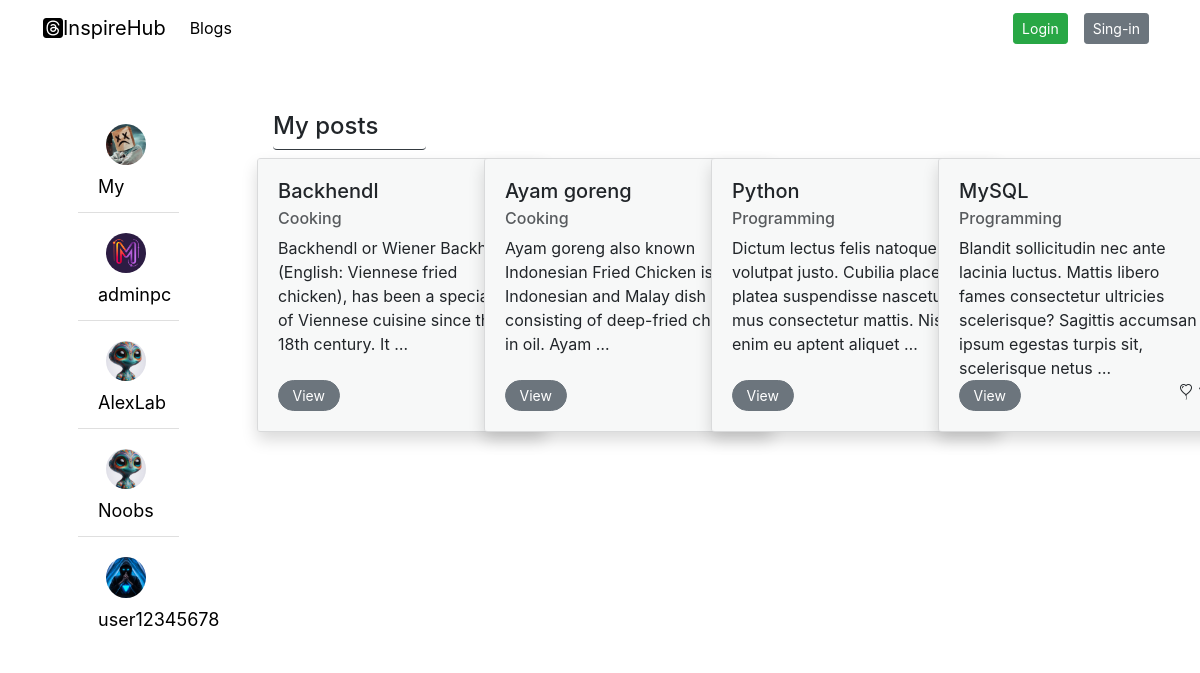
/account/profile/admin123/followers/, run on the app's committed database.
### account/models.py (models this page shows, shortened)
class Profile(models.Model):
    user = models.OneToOneField(settings.AUTH_USER_MODEL, on_delete=models.CASCADE)
    image = models.ImageField(upload_to = 'profile/', null = True, blank = True)
    birthday = models.DateField(blank = True, null = True)

### blogs/models.py (models this page shows, shortened)
class Post(models.Model):
    topic = models.ForeignKey("Topic",
                              verbose_name = "Topics",
                              on_delete = models.CASCADE,
                              related_name = 'post_topic')
    title = models.CharField(max_length = 50)
    slug = models.SlugField(max_length = 50 , blank = True)
    description = models.TextField(blank = True)
    author = models.ForeignKey(User,
                               on_delete = models.CASCADE,
                               related_name = 'creators')
    active = models.BooleanField(default = True)
    like_user = models.ManyToManyField(settings.AUTH_USER_MODEL,blank=True,related_name='post_like')
    total_like = models.PositiveIntegerField(default=0)
    created = models.DateTimeField(auto_now_add = True)
    updated = models.DateTimeField(auto_now = True)
    class Meta:
        ordering = ['-created']
        indexes = [models.Index(fields=['-created'])]
    def get_absolute_url(self):
        return reverse("blogs:post_detail_view_url", kwargs={"post_slug": self.slug,
                                                             "post_id":self.pk})

class Topic(models.Model):
    title = models.CharField(max_length = 50)
    slug = models.SlugField(max_length = 250, blank = True)
    class Meta:
        ordering = ['-id']

### account/views.py (the view)
# urls.py: path('profile/<username>/followers/', views.FollowingDetailView.as_view(), name = 'following_detail_view_url'),
class FollowingDetailView(ListView):
    model = User
    template_name = 'registration/profile/followers-list.html'
    context_object_name = 'follow_post'
    def get_queryset(self):
        queryset = User.objects.select_related('profile','profile__user')\
                                .prefetch_related('followers','following')
        self.user = get_object_or_404(queryset,
                                 username = self.kwargs.get('username'))
        follow_id = self.kwargs.get('follow_id')
        follow_post = self.user.creators.all()
        if follow_id:
            self.follow_user = self.user.following.get(id=follow_id)
            follow_post = self.follow_user.creators.filter(author=self.follow_user)
        else:
            self.follow_user = None
        return follow_post
    def get_context_data(self, **kwargs):
        context = super().get_context_data(**kwargs)
        context['follow_user'] = self.follow_user
        context['user'] = self.user
        return context

### blogs/templatetags/tags.py (called while the page is built)
@register.inclusion_tag('include/followerbar.html')
def follower_tag(user):
    following = user.following.all().select_related('profile').prefetch_related('followers','following')
    return {"following":following, "user":user}

### templates/registration/profile/followers-list.html (shortened to what this page needs)
{% extends "base.html" %}
{% load static %}
{% load tags %}
{% block content %}
<div class="blog-row row gap-0 m-5">
    {% follower_tag user %}
    <div class="col-sm-10 col-md-10">
        <div class="d-flex justify-content-between align-items-center">
            <h4 class='title-post border-bottom border-dark rounded-bottom-1 pe-5 py-2'>
                {% if follow_user %}
                <a href="{% url 'profile_detail_view_url' follow_user.username  %}"
                        class='text-decoration-none text-dark'>
                        {{ follow_user.username }}
                </a>
                {% else %}
                My
                {% endif %}
                posts
            </h4>
        </div>
        <div class="row row-cols-2 row-cols-lg-5 gap-4 gap-lg-5" id='post-list'>
            {% include "registration/include/posts.html" with follow_post=follow_post%}
        </div>
    </div>
</div>
{% endblock content %}

### templates/base.html (shortened to what this page needs)
{% load bootstrap4%}
{% load static %}
<!DOCTYPE html>
<html lang="en">
<head>
    <link rel="stylesheet" href="{% static "style/style.css" %}">
    <link rel="stylesheet" href="https://cdn.jsdelivr.net/npm/bootstrap-icons@1.11.3/font/bootstrap-icons.min.css">
    <link href="https://cdn.jsdelivr.net/npm/bootstrap@5.3.3/dist/css/bootstrap.min.css" rel="stylesheet">
    {% bootstrap_css %}
</head>
<body>
    {% include "include/navbar.html" %}
    <main class='container-fluid'>
        {% block content %}
        {% endblock content %}
    </main>
</body>
</html>

### templates/include/navbar.html (shortened to what this page needs)
{% load tags%}
<header class="container-xxl">
    <nav class="navbar navbar-expand-lg bg-body-light">
        <div class="container-fluid">
          <a class="navbar-brand" href="{% url 'dashboard_list_view_url'%}"><i class="bi bi-threads-fill"></i>InspireHub</a>
          <div class="collapse navbar-collapse" id="navbarSupportedContent">
            <ul class="navbar-nav me-auto mb-2 mb-lg-0">
              <li class="nav-item">
                <a class="nav-link active" aria-current="page" href="{% url 'blogs:post_list_view_url'%}">Blogs</a>
              </li>
            </ul>
            {% if request.user.is_authenticated %}
            <img src="{% if request.user.profile.image%} {{ request.user.profile.image.url }}{% else %}/media/profile/image-1.png{% endif %}" class="rounded-circle m-2" width='40px'>
            <div class="dropdown-center">
              <button class="text-decoration-none border-0 bg-white dropdown-toggle" type="button" data-bs-toggle="dropdown" aria-expanded="false">
                {{ request.user.username|default:request.user.get_full_name}}
              </button>
              <ul class="dropdown-menu">
                <li><a class="dropdown-item" href="{% url 'profile_detail_view_url' request.user%}"><i class="bi bi-person-lines-fill me-3"></i>Profile</a></li>
                <li><a class="dropdown-item" href="{% url 'following_detail_view_url' request.user%}"><i class="bi bi-subtract me-3"></i>Followers</a></li>
                <li>
                  <form class="dropdown-item" action="{% url 'logout'%}" method="POST">
                    {% csrf_token %}
                    <button type='submit' class='bg-light border-0'>
                      <i class="bi bi-box-arrow-in-left me-3"></i>
                      Logout
                    </button>
                  </form>
                </li>
              </ul>
            </div>
            {% else %}
              <a href="{% url 'login'%}" class='btn btn-success btn-sm mx-2'>Login</a>
              <a href="{% url 'register_user_url'%}" class='btn btn-secondary btn-sm mx-2'>Sing-in</a>
            {% endif %}
          </div>
        </div>
      </nav>
</header>

### templates/include/followerbar.html
{% load tags %}
<div class="sitebar-col col-2 col-md-2" style='height:80vh'>
    <ul class="list-group list-group-flush pe-5">
        <li class="list-group-item list-group-item-action">
            <img src="{% if user.profile.image%} {{ user.profile.image.url }}{% else %}/media/profile/image-1.png{% endif %}" class="rounded-circle m-2" width='40px'>
            <a href="{% url 'following_detail_view_url' user.username %}" class="list-link ">My</a>
        </li>
    {% for follow in following %}
        <li class="list-group-item list-group-item-action">
            <img src="{% if follow.profile.image%} {{ follow.profile.image.url }}{% else %}/media/profile/image-1.png{% endif %}" class="rounded-circle m-2" width='40px'>
            <a href="{% url 'following_post_view_url' user.username follow.id %}" class="list-link">{{ follow.username }}</a>
        </li>
    {% endfor %}
    </ul>
</div>

### templates/registration/include/posts.html (shortened to what this page needs)
{% if follow_post %}
{% for post in follow_post %}
    {% with top=post.topic %}
    <div class="col position-relative">
        <div class="card-posts card shadow bg-body-tertiary rounded" >
            <div class="card-body">
                <h5 class="card-title">{{ post.title }}</h5>
                <h6 class="card-subtitle mb-2">
                    <a href="{% url 'blogs:topic_post_list_view_url' top.slug top.id %}"
                    class='text-decoration-none  text-body-secondary'>{{ top.title }}</a>
                </h6>
                <p class="card-text">{{ post.description|truncatewords:20 }}</p>
                <div class='d-flex justify-content-between'>
                    <a href="{{ post.get_absolute_url }}" class="btn btn-secondary rounded-5 btn-sm w-25">View</a>
                    <span>
                        {% if request.user not in post.like_user.all %}
                            <i class="bi bi-balloon-heart"></i>
                        {% else %}
                            <i class="bi bi-balloon-heart-fill text-danger"></i>
                        {% endif %}
                    </span>
                </div>
            </div>
        </div>
    </div>
    {% endwith %}
{% endfor %}
{% else %}
<p>Please add a new post</p>
{% endif %}

### static/style/style.css (style rules this page uses)
* { box-sizing: border-box; margin: 0; }
body { width: 100%; height: 100%; }
.sitebar-col { height: 80vh }
.list-link { font-size: 18px; color:black; font-weight: 400; text-decoration: none; transition: font-weight,font-size 800ms ease-in-out; transition-duration: 4s; transition-delay: 2s; }
.title-post { margin-left: 1rem; font-size: 24px; width: max-content; }
.card-posts { width: 18rem; top:0; transition: transform 2s ease-in; }
.card-body { display: flex; flex-direction: column; background-color: rgba(247, 247, 247, 0.539); }
.card-text { height: 8rem; }

### data on the page
Post: title "Backhendl", topic "Cooking", description "Backhendl or Wiener Backhendl (English: Viennese fried chicken), has been a specialty of Viennese cuisine since the 18th century. It …"
Post: title "Ayam goreng", topic "Cooking", description "Ayam goreng also known Indonesian Fried Chicken is an Indonesian and Malay dish consisting of deep-fried chicken in oil. Ayam …"
Post: title "Python", topic "Programming", description "Dictum lectus felis natoque sit volutpat justo. Cubilia placerat platea suspendisse nascetur mus consectetur mattis. Nisi enim eu aptent aliquet …"
Post: title "MySQL", topic "Programming", description "Blandit sollicitudin nec ante lacinia luctus. Mattis libero fames consectetur ultricies scelerisque? Sagittis accumsan ipsum egestas turpis sit, scelerisque netus …"

### other printed values
{{ follow.username }} "adminpc"
{{ follow.username }} "AlexLab"
{{ follow.username }} "Noobs"
{{ follow.username }} "user12345678"
